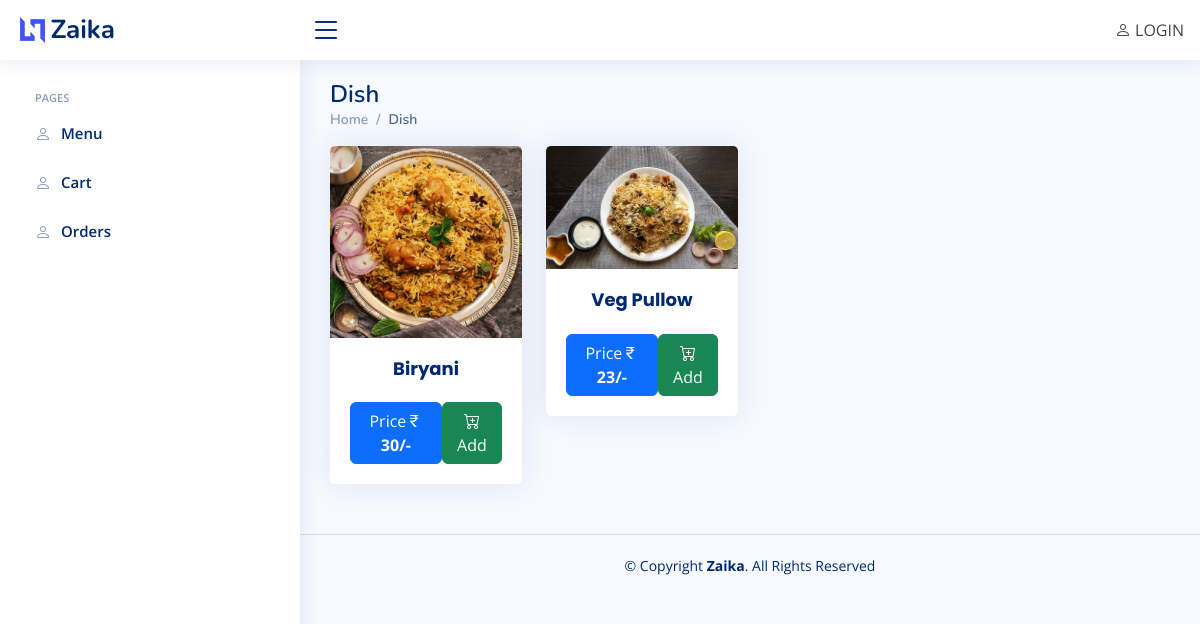
The app's page /dish/2 with its own data.
### UserApp/models.py (models this page shows, shortened)
class Dish(models.Model):
    option = models.ForeignKey(Option, on_delete=models.CASCADE)
    name = models.CharField(max_length=100, null=True, blank=True)
    price = models.IntegerField(null=True, blank=True)
    image = models.ImageField(upload_to="DishImages/", null=True, blank=True)
    ingredients = models.ManyToManyField(Ingredient, through='DishIngredient')

### UserApp/views.py (the view, shortened to what this page needs)
# urls.py: path('dish/<int:id>',dish,name='dish'),
def dish(request,id):
    data = Dish.objects.filter(option = id).all()
    return render(request,'dish.html',context={'data':data})

### UserApp/templates/dish.html
{% extends "base.html" %}
{% load static %}
{% block content %}
<main id="main" class="main">
    <div class="pagetitle">
        <h1>{{option_title}} Dish</h1>
        <nav>
          <ol class="breadcrumb">
            <li class="breadcrumb-item"><a href="">Home</a></li>
            <li class="breadcrumb-item active">{{option_title}} Dish</li>
          </ol>
        </nav>
      </div>
    <section class="section">
        <div class="row">
          {% for obj in data %}
            <div class="col-3">
                <div class="card text-center">
                  <img src="{{obj.image.url}}" class="card-img-top" alt="...">
                  <div class="card-body">
                    <h5 class="card-title"><strong>{{obj.name}}</strong></h5>
                    <div class="d-flex justify-content-between">
                      <button type="button" class="btn btn-primary">
                        Price<strong><i class="bi bi-currency-rupee"></i>{{obj.price}}/-</strong>
                      </button>
                      {% if obj.cart_item_exists is True %}
                      <a href="{% url "add_to_cart" obj.id %}">
                        <button type="button" class="btn btn-danger">
                          <i class="bi bi-cart-dash"></i> Remove
                        </button>
                      </a>
                      {% else %}
                      <a href="{% url "add_to_cart" obj.id %}">
                        <button type="button" class="btn btn-success">
                          <i class="bi bi-cart-plus"></i> Add
                        </button>
                      </a>
                      {% endif %}
                    </div>
                  </div>
                </div>
            </div>
            {% endfor %}
        </div>
    </section>
</main>
{% endblock content %}

### UserApp/static/User/assets/css/style.css (style rules this page uses)
:root { scroll-behavior: smooth; }
body { font-family: "Open Sans", sans-serif; background: #f6f9ff; color: #444444; }
a { color: #4154f1; text-decoration: none; }
h1, h2, h3, h4, h5, h6 { font-family: "Nunito", sans-serif; }
#main { margin-top: 60px; padding: 20px 30px; transition: all 0.3s; }
.pagetitle { margin-bottom: 10px; }
.pagetitle h1 { font-size: 24px; margin-bottom: 0; font-weight: 600; color: #012970; }
.card { margin-bottom: 30px; border: none; border-radius: 5px; box-shadow: 0px 0 30px rgba(1, 41, 112, 0.1); }
.card-title { padding: 20px 0 15px 0; font-size: 18px; font-weight: 500; color: #012970; font-family: "Poppins", sans-serif; }
.card-body { padding: 0 20px 20px 20px; }
.breadcrumb { font-size: 14px; font-family: "Nunito", sans-serif; color: #899bbd; font-weight: 600; }
.breadcrumb a { color: #899bbd; transition: 0.3s; }
.breadcrumb .breadcrumb-item::before { color: #899bbd; }
.breadcrumb .active { color: #51678f; font-weight: 600; }
@media (min-width: 1200px) { #main, #footer { margin-left: 300px; } }

### records on screen
Dish: image (picture), name "Biryani", price "30"
Dish: image (picture), name "Veg Pullow", price "23"
